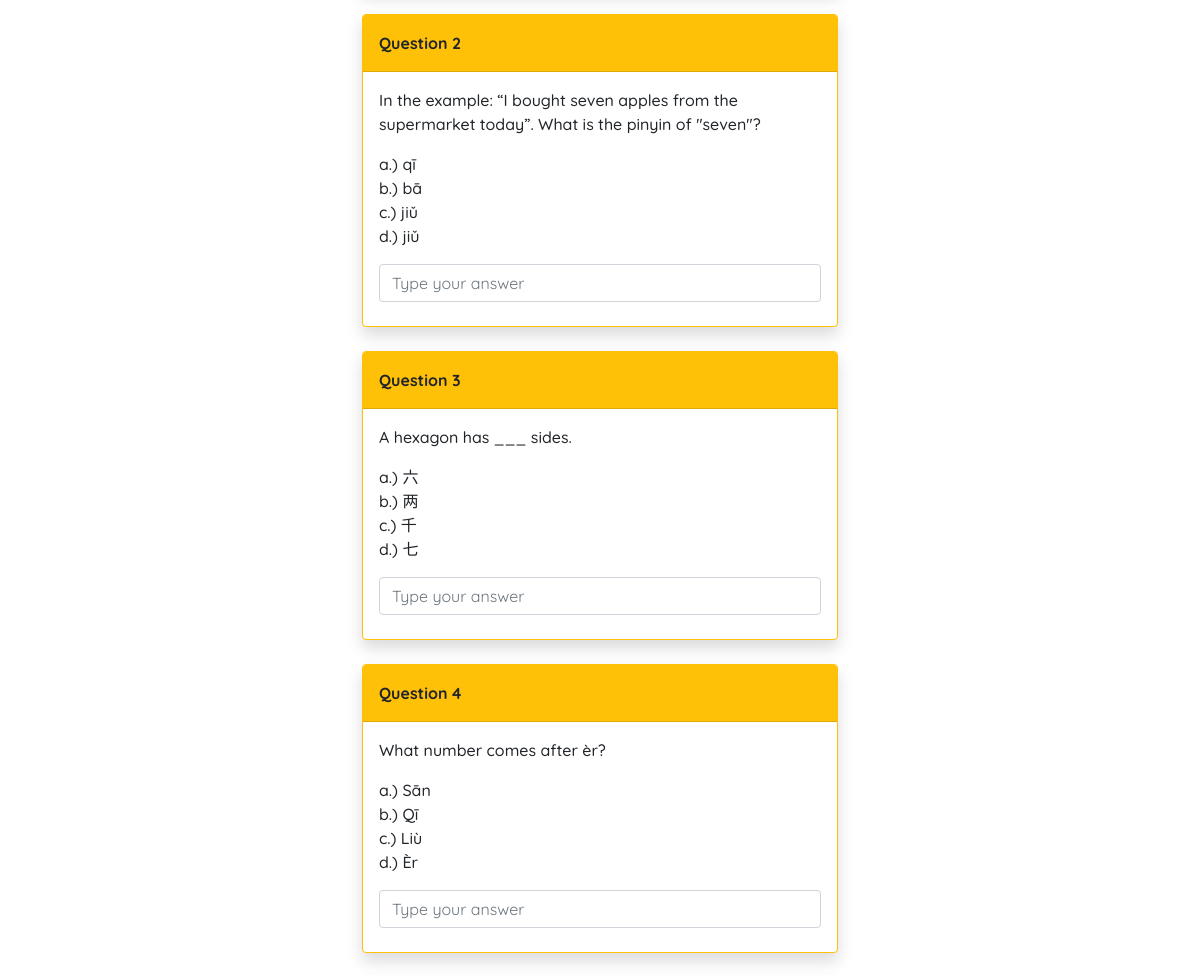
The page /lessons/1/assessment/ (middle part) on the database as committed earlier.
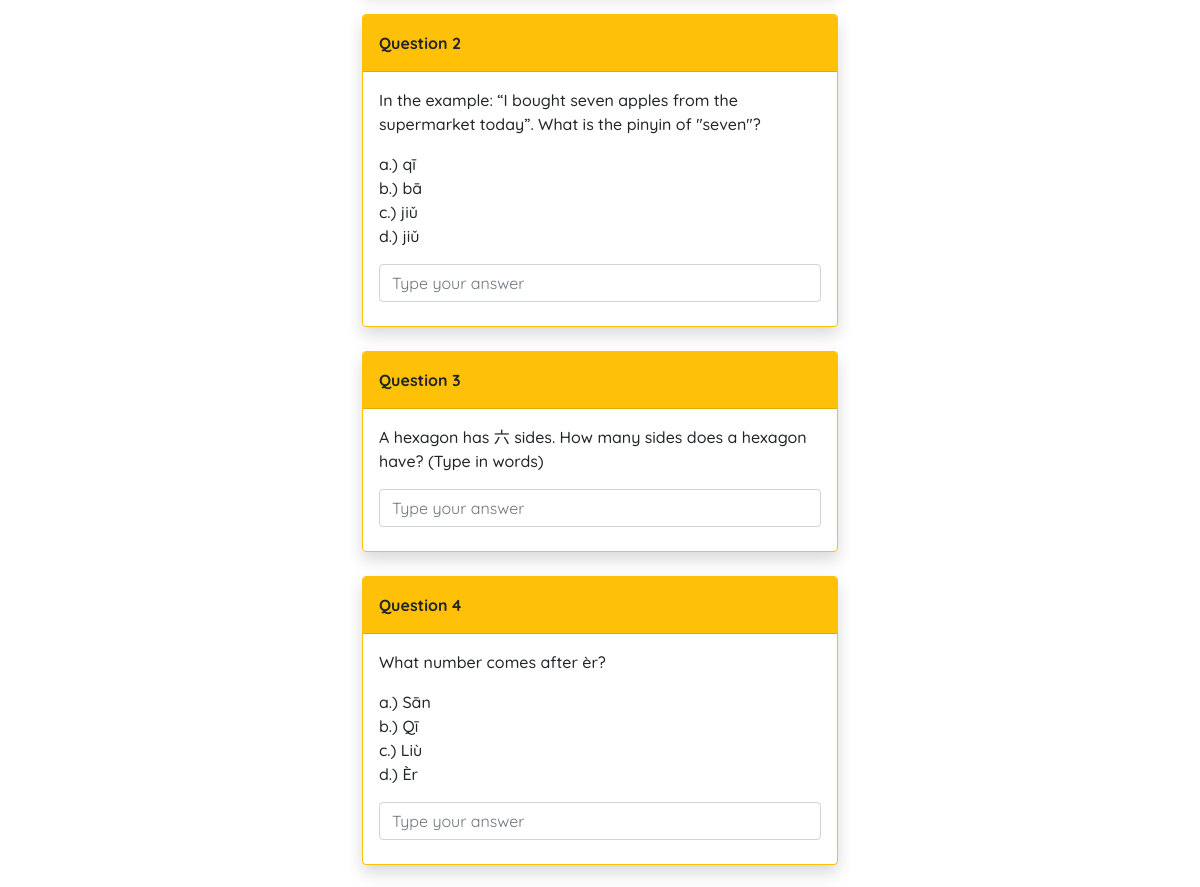
The same page on the database as committed later.
### lessonbank/models.py (models this page shows, shortened)
class LessonAssessment(models.Model):
    QUESTION_TYPE = (
        ('Multiple Choice', 'Multiple Choice'),
        ('Fill in the Blanks', 'Fill in the Blanks'),
        ('True or False', 'True or False')
    )
    question_type = models.CharField(max_length=100, default='Multiple Choice', choices=QUESTION_TYPE)
    question = models.CharField(max_length=500, null=False, blank=False)
    choices = models.TextField(null=True, blank=True)
    answer = models.CharField(max_length=255)
    appearances_in_tests = models.ManyToManyField(LessonBank)

### lessonbank/views.py (the view)
# urls.py: path('<int:pk>/assessment/', views.LessonAssessmentView.as_view(), name='mandaread-assessment'),
class LessonAssessmentView(ListView, forms.Form):
    model = LessonAssessment
    template_name = 'lessonbank/lesson_assessment.html'
    context_object_name = 'assessment_items'
    def get_context_data(self, **kwargs):
        pk = self.kwargs['pk']
        context = super().get_context_data(**kwargs)
        context['lesson'] = LessonBank.objects.get(id=pk)
        return context
    def get_queryset(self):
        pk = self.kwargs['pk']
        current_lesson = LessonBank.objects.get(id=pk)
        hsk = current_lesson.hsk
        if hsk == 1:
            return LessonAssessment.objects.filter(~Q(appearances_in_tests__hsk=2) & Q(appearances_in_tests=current_lesson)).order_by('?')[:10]
        elif hsk == 2:
            queryset_to_list = list(LessonAssessment.objects.filter(Q(appearances_in_tests__title__contains=current_lesson.title)).distinct()[:10])
            random.shuffle(queryset_to_list)
            return queryset_to_list

### lessonbank/templates/lessonbank/lesson_assessment.html (shortened to what this page needs)
{% extends 'mandaread/base.html' %}
{% load static %}
{% block content %}
    <div class="container col-12 col-md-8 col-lg-6 col-xl-5 mb-5 mt-4">
        <form method="GET" class = "needs-validation" id = "assessment-form" data-toggle="validator" novalidate>
            {% for item in assessment_items %}
                <div class = "card rounded mb-4 border border-warning shadow">
                    <div class = "card-header py-3 bg-warning">
                        <b>Question {{ forloop.counter }}</b>
                    </div>
                    <div class="card-body">
                        <p>{{ item.question }}</p>
                        {% if item.choices %}
                            <p>{{ item.choices|linebreaksbr }}</p>
                        {% endif %}
                        <div>
                            {% if item.question_type == 'Multiple Choice' %}
                                <input type="text" id = {{ item.id }} class = "form-control mb-2 assessment-item type-mc" placeholder="Type your answer" maxlength="1" autocomplete = "off" required>
                            {% elif item.question_type == 'Fill in the Blanks' %}
                                <input type="text" id = {{ item.id }} class = "form-control mb-2 assessment-item type-fitb" placeholder="Type your answer" autocomplete = "off" required>
                            {% endif %}
                        </div>
                    </div>
                </div>
            {% endfor %}
        </form>
    </div>
{% endblock %}

Rows that differ between the two databases and show on the page:
removed LessonAssessment: question "A hexagon has ___ sides.", choices "a.) 六 b.) 两 c.) 千 d.) 七"
added LessonAssessment: question "A hexagon has 六 sides. How many sides does a hexagon have? (Type in words)"
